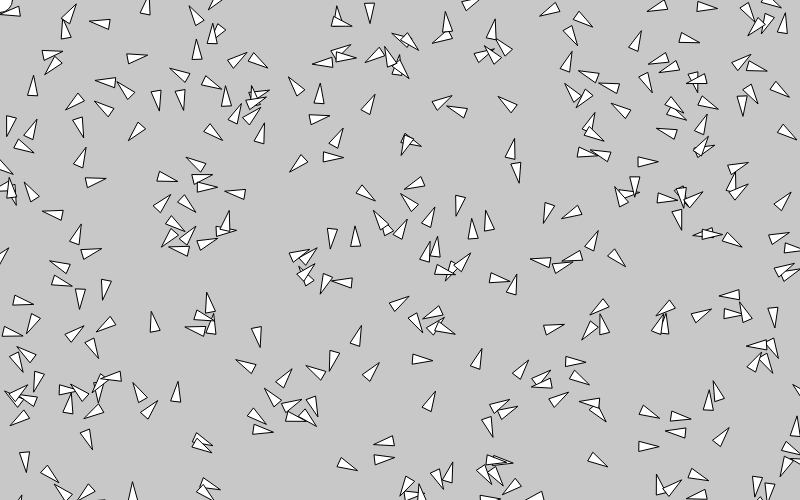
Frame 1 (no input)
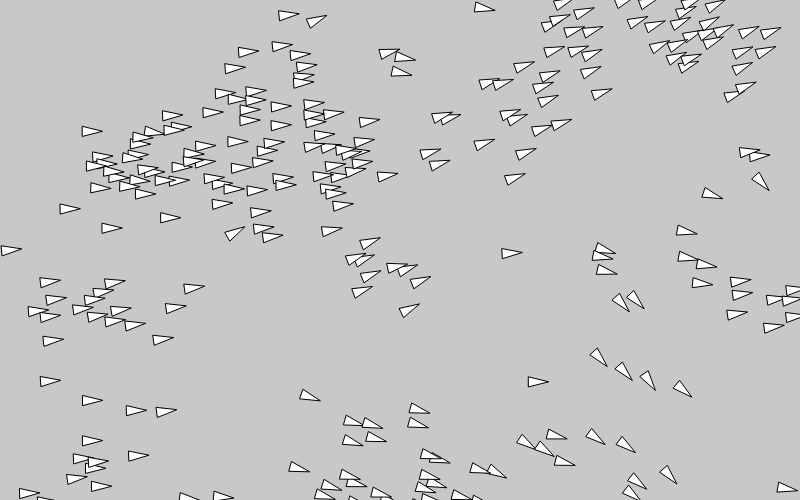
Frame 60 (no input)
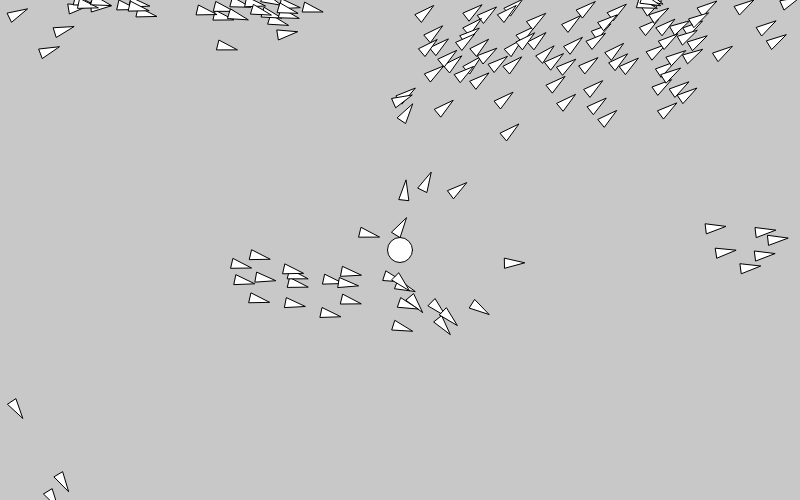
Frame 120 (the mouse pressed at the canvas centre since frame 60)

The p5.js sketch that drew these frames (run headless with seeded random() and noise() and a simulated clock; from frame 60 on, the mouse is pressed at the canvas centre):

// p5.js sketch
// ── sketch.js
let fishList = [];
let fish;
const dimWidth = screen.availWidth
const dimHieght = screen.availHeight - 100; 

function preload() {
  for(let i = 0; i < 500; i++) {
    fishList.push(new Boid(Math.random() * dimWidth,Math.random() * dimWidth,3, 255, dimWidth));
    fishList[i].update(i);
  }
  fishList[0].yep = true;
  fishList[0].color = 255;
  // fish = new Boid();
}

function setup() {
  console.log(dimWidth)
  let cnv = createCanvas(dimWidth, dimHieght);
  angleMode(DEGREES);
  cnv.position(0, 0, 'relative');
  // for(let i = 0; i < 10; i++) {
  //   fishList.push(new Boid());
  // }
  console.log(fishList);
}

function draw() {
  background(200);
  for(let i = 0; i < fishList.length; i++) {
    fishList[i].check(fishList,i);
    fishList[i].update(0);
    fishList[i].display();
    // console.log(fishList[i]);
  }
}
// ── boid.js
class Boid {
    constructor(xPos=200, yPos=200, v=4, color=255, dim) {
      angleMode(DEGREES);
      this.xPos = xPos;
      this.yPos = yPos;
      this.verticies = [xPos - 5, yPos + 10, xPos, yPos - 10, xPos + 5, yPos + 10];
      this.v = -v;
      this.vel = createVector(0,v);
      this.theta = 90;
      this.cX = -1;
      this.cY = -1;
      this.yep = false;
      this.color = color;
      this.dim = dim
    }
  
    update(angle) {
      this.theta += angle;
      this.theta %= 360;
      
      for(let i = 0; i < 6; i += 2) {
        let x = cos(angle) * (this.verticies[i] - this.xPos) - sin(angle) * (this.verticies[i+1] - this.yPos) + this.xPos;
        let y = sin(angle) * (this.verticies[i] - this.xPos) + cos(angle) * (this.verticies[i+1] - this.yPos) + this.yPos;
        this.verticies[i] = x;
        this.verticies[i+1] = y;
      }
      this.move(this.xPos + this.v * cos(this.theta), this.yPos + this.v * sin(this.theta));
    }
  
    display() {
      if(this.yep) {
        noFill();
        // circle(this.xPos,this.yPos,100);
        fill(255);
      }
      fill(this.color);
      triangle(this.verticies[0], this.verticies[1], this.verticies[2], this.verticies[3], this.verticies[4], this.verticies[5]);
    }
  
    move(x, y) {
      if(y < 0) {
        y = this.dim;
      }
      if(y > this.dim) {
        y = 0;
      }
      if(x < 0) {
        x = this.dim;
      }
      if(x > this.dim) {
        x = 0;
      }
      for(let i = 0; i < 6; i += 2) {
        this.verticies[i] -= this.xPos;
        this.verticies[i] += x;
        this.verticies[i+1] -= this.yPos;
        this.verticies[i+1] += y;
      }
      this.xPos = x;
      this.yPos = y;
    }

    check(fishList,I) {
        let gamma = 0;
        let avgX = this.xPos;
        let avgY = this.yPos;
        let avgC = 1;
        for(let i = 0; i < fishList.length; i++) {

            let dis = sqrt(pow(this.xPos - fishList[i].xPos,2) + pow(this.yPos - fishList[i].yPos,2));
            if(I != i && dis < 75 && this.color == fishList[i].color) {
                avgX += fishList[i].xPos;
                avgY += fishList[i].yPos;
                avgC++;
                
                

                let phi = 90 - this.theta;
                let tempX = fishList[i].xPos * cos(phi) - fishList[i].yPos * sin(phi);
                let tempX2 = this.xPos * cos(phi) - this.yPos * sin(phi);
                let tempY = fishList[i].xPos * sin(phi) + fishList[i].yPos * cos(phi);
                let tempY2 = this.xPos * sin(phi) + this.yPos * cos(phi);

                if(this.theta < fishList[i].theta) {
                    gamma += 1 * (10/dis);
                } else {
                    gamma -= 1 * (10/dis);
                }

                if(dis < 50) {
                    
                    if(tempY < tempY2 + 10) {
                        
                        if(dis < 100) {
                            if(tempX > tempX2) {
                                gamma += -(1) * (10/dis);
                            } else {
                                gamma += (1) * (10/dis);
                            }
                        }
                    } 
                    
                }


                
                this.cX = fishList[i].xPos;
                this.cY = fishList[i].yPos;
                if(this.yep) {
                  line(this.xPos,this.yPos,this.cX,this.cY);
                }
            }
        }
        // console.log(avgX);
        avgX = avgX / avgC;
        avgY = avgY / avgC;
        let phi = 90 - this.theta;
        let tempX = avgX * cos(phi) - avgY * sin(phi);
        let tempX2 = this.xPos * cos(phi) - this.yPos * sin(phi);
        let tempXM = mouseX * cos(phi) - mouseY * sin(phi);
        let tempY = avgX * sin(phi) + avgY * cos(phi);
        let tempY2 = this.xPos * sin(phi) + this.yPos * cos(phi);
        let tempYM = mouseX * sin(phi) + mouseY * cos(phi);
        // if(tempY < tempY2) {
            if(tempX < tempX2) {
                gamma += (-1);
            } else {
                gamma += (1);
            }
        // } 
        if(sqrt(pow(this.xPos - mouseX,2) + pow(this.yPos - mouseY,2)) < 25) {
            circle(mouseX,mouseY,25);
            if(tempXM < tempX2) {
                gamma += 15;
            } else {
                gamma += -15;
            }
        }         
        if(this.yep) {
            fill(this.color);
            circle(avgX,avgY,5);
        }
        this.update(gamma);
    }
  }
  
// ── output.css
/*
! tailwindcss v3.4.1 | MIT License | https://tailwindcss.com
*/

/*
1. Prevent padding and border from affecting element width. (https://github.com/mozdevs/cssremedy/issues/4)
2. Allow adding a border to an element by just adding a border-width. (https://github.com/tailwindcss/tailwindcss/pull/116)
*/

*,
::before,
::after {
  box-sizing: border-box;
  /* 1 */
  border-width: 0;
  /* 2 */
  border-style: solid;
  /* 2 */
  border-color: #e5e7eb;
  /* 2 */
}

::before,
::after {
  --tw-content: '';
}

/*
1. Use a consistent sensible line-height in all browsers.
2. Prevent adjustments of font size after orientation changes in iOS.
3. Use a more readable tab size.
4. Use the user's configured `sans` font-family by default.
5. Use the user's configured `sans` font-feature-settings by default.
6. Use the user's configured `sans` font-variation-settings by default.
7. Disable tap highlights on iOS
*/

html,
:host {
  line-height: 1.5;
  /* 1 */
  -webkit-text-size-adjust: 100%;
  /* 2 */
  -moz-tab-size: 4;
  /* 3 */
  -o-tab-size: 4;
     tab-size: 4;
  /* 3 */
  font-family: ui-sans-serif, system-ui, sans-serif, "Apple Color Emoji", "Segoe UI Emoji", "Segoe UI Symbol", "Noto Color Emoji";
  /* 4 */
  font-feature-settings: normal;
  /* 5 */
  font-variation-settings: normal;
  /* 6 */
  -webkit-tap-highlight-color: transparent;
  /* 7 */
}

/*
1. Remove the margin in all browsers.
2. Inherit line-height from `html` so users can set them as a class directly on the `html` element.
*/

body {
  margin: 0;
  /* 1 */
  line-height: inherit;
  /* 2 */
}

/*
1. Add the correct height in Firefox.
2. Correct the inheritance of border color in Firefox. (https://bugzilla.mozilla.org/show_bug.cgi?id=190655)
3. Ensure horizontal rules are visible by default.
*/

hr {
  height: 0;
  /* 1 */
  color: inherit;
  /* 2 */
  border-top-width: 1px;
  /* 3 */
}

/*
Add the correct text decoration in Chrome, Edge, and Safari.
*/

abbr:where([title]) {
  -webkit-text-decoration: underline dotted;
          text-decoration: underline dotted;
}

/*
Remove the default font size and weight for headings.
*/

h1,
h2,
h3,
h4,
h5,
h6 {
  font-size: inherit;
  font-weight: inherit;
}

/*
Reset links to optimize for opt-in styling instead of opt-out.
*/

a {
  color: inherit;
  text-decoration: inherit;
}

/*
Add the correct font weight in Edge and Safari.
*/

b,
strong {
  font-weight: bolder;
}

/*
1. Use the user's configured `mono` font-family by default.
2. Use the user's configured `mono` font-feature-settings by default.
3. Use the user's configured `mono` font-variation-settings by default.
4. Correct the odd `em` font sizing in all browsers.
*/

code,
kbd,
samp,
pre {
  font-family: ui-monospace, SFMono-Regular, Menlo, Monaco, Consolas, "Liberation Mono", "Courier New", monospace;
  /* 1 */
  font-feature-settings: normal;
  /* 2 */
  font-variation-settings: normal;
  /* 3 */
  font-size: 1em;
  /* 4 */
}

/*
Add the correct font size in all browsers.
*/

small {
  font-size: 80%;
}

/*
Prevent `sub` and `sup` elements from affecting the line height in all browsers.
*/

sub,
sup {
  font-size: 75%;
  line-height: 0;
  position: relative;
  vertical-align: baseline;
}

sub {
  bottom: -0.25em;
}

sup {
  top: -0.5em;
}

/*
1. Remove text indentation from table contents in Chrome and Safari. (https://bugs.chromium.org/p/chromium/issues/detail?id=999088, https://bugs.webkit.org/show_bug.cgi?id=201297)
2. Correct table border color inheritance in all Chrome and Safari. (https://bugs.chromium.org/p/chromium/issues/detail?id=935729, https://bugs.webkit.org/show_bug.cgi?id=195016)
3. Remove gaps between table borders by default.
*/

table {
  text-indent: 0;
  /* 1 */
  border-color: inherit;
  /* 2 */
  border-collapse: collapse;
  /* 3 */
}

/*
1. Change the font styles in all browsers.
2. Remove the margin in Firefox and Safari.
3. Remove default padding in all browsers.
*/

button,
input,
optgroup,
select,
textarea {
  font-family: inherit;
  /* 1 */
  font-feature-settings: inherit;
  /* 1 */
  font-variation-settings: inherit;
  /* 1 */
  font-size: 100%;
  /* 1 */
  font-weight: inherit;
  /* 1 */
  line-height: inherit;
  /* 1 */
  color: inherit;
  /* 1 */
  margin: 0;
  /* 2 */
  padding: 0;
  /* 3 */
}

/*
Remove the inheritance of text transform in Edge and Firefox.
*/

button,
select {
  text-transform: none;
}

/*
1. Correct the inability to style clickable types in iOS and Safari.
2. Remove default button styles.
*/

button,
[type='button'],
[type='reset'],
[type='submit'] {
  -webkit-appearance: button;
  /* 1 */
  background-color: transparent;
  /* 2 */
  background-image: none;
  /* 2 */
}

/*
Use the modern Firefox focus style for all focusable elements.
*/

:-moz-focusring {
  outline: auto;
}

/*
Remove the additional `:invalid` styles in Firefox. (https://github.com/mozilla/gecko-dev/blob/2f9eacd9d3d995c937b4251a5557d95d494c9be1/layout/style/res/forms.css#L728-L737)
*/

:-moz-ui-invalid {
  box-shadow: none;
}

/*
Add the correct vertical alignment in Chrome and Firefox.
*/

progress {
  vertical-align: baseline;
}

/*
Correct the cursor style of increment and decrement buttons in Safari.
*/

::-webkit-inner-spin-button,
::-webkit-outer-spin-button {
  height: auto;
}

/*
1. Correct the odd appearance in Chrome and Safari.
2. Correct the outline style in Safari.
*/

[type='search'] {
  -webkit-appearance: textfield;
  /* 1 */
  outline-offset: -2px;
  /* 2 */
}

/*
Remove the inner padding in Chrome and Safari on macOS.
*/

::-webkit-search-decoration {
  -webkit-appearance: none;
}

/*
1. Correct the inability to style clickable types in iOS and Safari.
2. Change font properties to `inherit` in Safari.
*/

::-webkit-file-upload-button {
  -webkit-appearance: button;
  /* 1 */
  font: inherit;
  /* 2 */
}

/*
Add the correct display in Chrome and Safari.
*/

summary {
  display: list-item;
}

/*
Removes the default spacing and border for appropriate elements.
*/

blockquote,
dl,
dd,
h1,
h2,
h3,
h4,
h5,
h6,
hr,
figure,
p,
pre {
  margin: 0;
}

fieldset {
  margin: 0;
  padding: 0;
}

legend {
  padding: 0;
}

ol,
ul,
menu {
  list-style: none;
  margin: 0;
  padding: 0;
}

/*
Reset default styling for dialogs.
*/

dialog {
  padding: 0;
}

/*
Prevent resizing textareas horizontally by default.
*/

textarea {
  resize: vertical;
}

/*
1. Reset the default placeholder opacity in Firefox. (https://github.com/tailwindlabs/tailwindcss/issues/3300)
2. Set the default placeholder color to the user's configured gray 400 color.
*/

input::-moz-placeholder, textarea::-moz-placeholder {
  opacity: 1;
  /* 1 */
  color: #9ca3af;
  /* 2 */
}

input::placeholder,
textarea::placeholder {
  opacity: 1;
  /* 1 */
  color: #9ca3af;
  /* 2 */
}

/*
Set the default cursor for buttons.
*/

button,
[role="button"] {
  cursor: pointer;
}

/*
Make sure disabled buttons don't get the pointer cursor.
*/

:disabled {
  cursor: default;
}

/*
1. Make replaced elements `display: block` by default. (https://github.com/mozdevs/cssremedy/issues/14)
2. Add `vertical-align: middle` to align replaced elements more sensibly by default. (https://github.com/jensimmons/cssremedy/issues/14#issuecomment-634934210)
   This can trigger a poorly considered lint error in some tools but is included by design.
*/

img,
svg,
video,
canvas,
audio,
iframe,
embed,
object {
  display: block;
  /* 1 */
  vertical-align: middle;
  /* 2 */
}

/*
Constrain images and videos to the parent width and preserve their intrinsic aspect ratio. (https://github.com/mozdevs/cssremedy/issues/14)
*/

img,
video {
  max-width: 100%;
  height: auto;
}

/* Make elements with the HTML hidden attribute stay hidden by default */

[hidden] {
  display: none;
}

*, ::before, ::after {
  --tw-border-spacing-x: 0;
  --tw-border-spacing-y: 0;
  --tw-translate-x: 0;
  --tw-translate-y: 0;
  --tw-rotate: 0;
  --tw-skew-x: 0;
  --tw-skew-y: 0;
  --tw-scale-x: 1;
  --tw-scale-y: 1;
  --tw-pan-x:  ;
  --tw-pan-y:  ;
  --tw-pinch-zoom:  ;
  --tw-scroll-snap-strictness: proximity;
  --tw-gradient-from-position:  ;
  --tw-gradient-via-position:  ;
  --tw-gradient-to-position:  ;
  --tw-ordinal:  ;
  --tw-slashed-zero:  ;
  --tw-numeric-figure:  ;
  --tw-numeric-spacing:  ;
  --tw-numeric-fraction:  ;
  --tw-ring-inset:  ;
  --tw-ring-offset-width: 0px;
  --tw-ring-offset-color: #fff;
  --tw-ring-color: rgb(59 130 246 / 0.5);
  --tw-ring-offset-shadow: 0 0 #0000;
  --tw-ring-shadow: 0 0 #0000;
  --tw-shadow: 0 0 #0000;
  --tw-shadow-colored: 0 0 #0000;
  --tw-blur:  ;
  --tw-brightness:  ;
  --tw-contrast:  ;
  --tw-grayscale:  ;
  --tw-hue-rotate:  ;
  --tw-invert:  ;
  --tw-saturate:  ;
  --tw-sepia:  ;
  --tw-drop-shadow:  ;
  --tw-backdrop-blur:  ;
  --tw-backdrop-brightness:  ;
  --tw-backdrop-contrast:  ;
  --tw-backdrop-grayscale:  ;
  --tw-backdrop-hue-rotate:  ;
  --tw-backdrop-invert:  ;
  --tw-backdrop-opacity:  ;
  --tw-backdrop-saturate:  ;
  --tw-backdrop-sepia:  ;
}

::backdrop {
  --tw-border-spacing-x: 0;
  --tw-border-spacing-y: 0;
  --tw-translate-x: 0;
  --tw-translate-y: 0;
  --tw-rotate: 0;
  --tw-skew-x: 0;
  --tw-skew-y: 0;
  --tw-scale-x: 1;
  --tw-scale-y: 1;
  --tw-pan-x:  ;
  --tw-pan-y:  ;
  --tw-pinch-zoom:  ;
  --tw-scroll-snap-strictness: proximity;
  --tw-gradient-from-position:  ;
  --tw-gradient-via-position:  ;
  --tw-gradient-to-position:  ;
  --tw-ordinal:  ;
  --tw-slashed-zero:  ;
  --tw-numeric-figure:  ;
  --tw-numeric-spacing:  ;
  --tw-numeric-fraction:  ;
  --tw-ring-inset:  ;
  --tw-ring-offset-width: 0px;
  --tw-ring-offset-color: #fff;
  --tw-ring-color: rgb(59 130 246 / 0.5);
  --tw-ring-offset-shadow: 0 0 #0000;
  --tw-ring-shadow: 0 0 #0000;
  --tw-shadow: 0 0 #0000;
  --tw-shadow-colored: 0 0 #0000;
  --tw-blur:  ;
  --tw-brightness:  ;
  --tw-contrast:  ;
  --tw-grayscale:  ;
  --tw-hue-rotate:  ;
  --tw-invert:  ;
  --tw-saturate:  ;
  --tw-sepia:  ;
  --tw-drop-shadow:  ;
  --tw-backdrop-blur:  ;
  --tw-backdrop-brightness:  ;
  --tw-backdrop-contrast:  ;
  --tw-backdrop-grayscale:  ;
  --tw-backdrop-hue-rotate:  ;
  --tw-backdrop-invert:  ;
  --tw-backdrop-opacity:  ;
  --tw-backdrop-saturate:  ;
  --tw-backdrop-sepia:  ;
}

.container {
  width: 100%;
}

@media (min-width: 640px) {
  .container {
    max-width: 640px;
  }
}

@media (min-width: 768px) {
  .container {
    max-width: 768px;
  }
}

@media (min-width: 1024px) {
  .container {
    max-width: 1024px;
  }
}

@media (min-width: 1280px) {
  .container {
    max-width: 1280px;
  }
}

@media (min-width: 1536px) {
  .container {
    max-width: 1536px;
  }
}

.contents {
  display: contents;
}

.text-5xl {
  font-size: 3rem;
  line-height: 1;
}

.text-red-600 {
  --tw-text-opacity: 1;
  color: rgb(220 38 38 / var(--tw-text-opacity));
}

.underline {
  text-decoration-line: underline;
}
